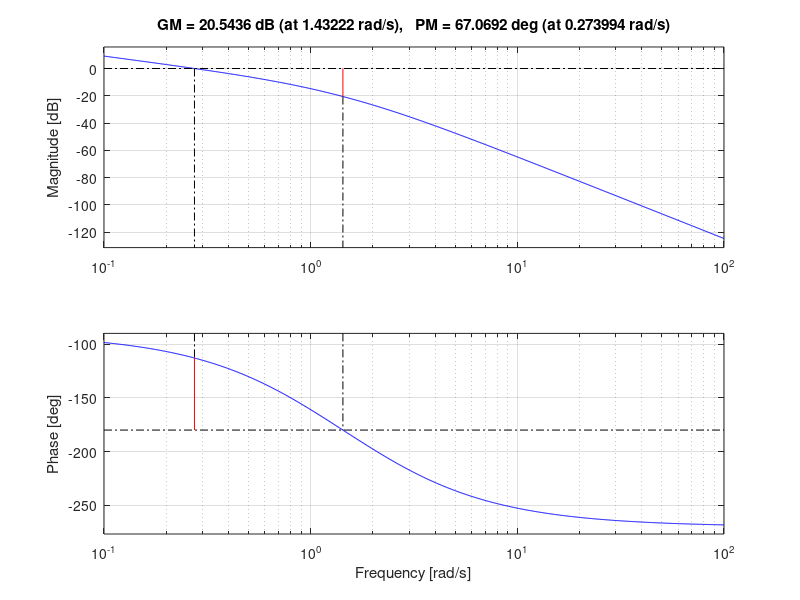
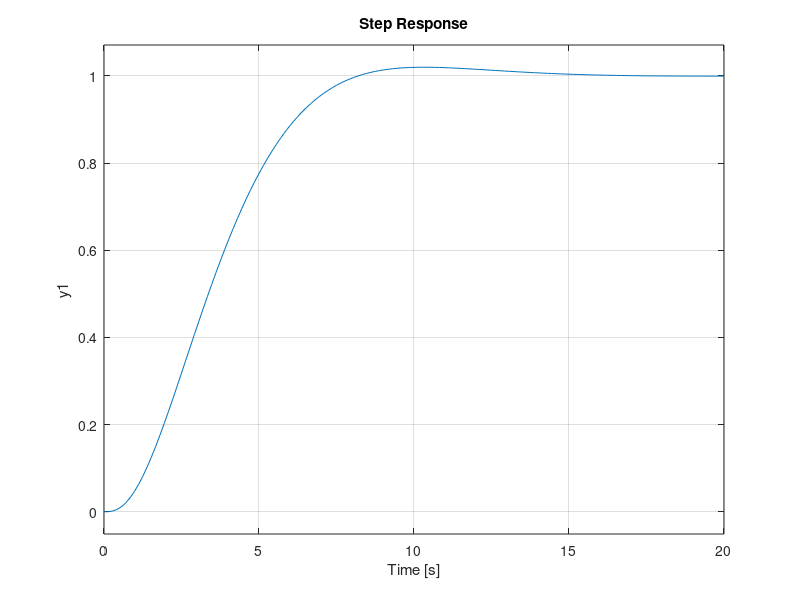

These figures' MATLAB source, in order: (Note: this script raises an error after producing the figures.)
clear all
close all
clc

%szakasz
Wp = tf(0.2, conv(conv([1 1], [10 1]),[11 1]))

%szabalyozo PID
N = 10;
T1 = 10;
T2 = 11;

TcVec = roots([-(N+1) (T1+T2)*(N+1) -(T1*T2)])
%el kell dontenunk hogy melyiket valasztjuk

%Tc = TcVec(2)
if min(TcVec) > 0 
    Tc = min(TcVec)
else
    if max(TcVec) < 0
        error(['Ne lehet beállítani. N modosítása javasolt!'])
    else
        Tc = max(TcVec)
    end
end

Ti = T1+T2-Tc
Td = N*Tc

Ap = 29.396
Wc = Ap/Ti*tf([Ti*(Td+Tc) Ti+Tc 1], conv([1 0], [Tc 1]))

%felnyitott kor
Wo = minreal(Wc*Wp)

%Bode
figure()
margin(Wo)
[Gm, Pm, wcg,wcp] = margin(Wo)

%zart kor
Wry = feedback(Wo, 1, -1)
figure()
step(Wry)

%informaciok zart korrol
infoWry = stepinfo(Wry)
